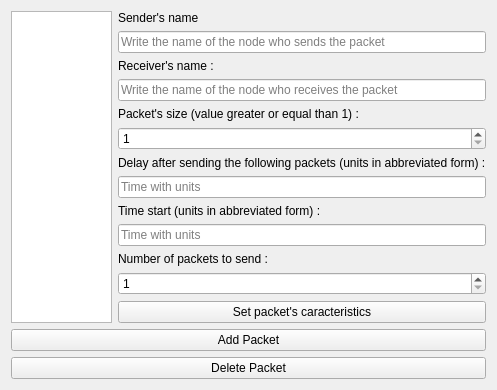
<?xml version="1.0" encoding="UTF-8"?>
<ui version="4.0">
 <class>secondTab</class>
 <widget class="QWidget" name="secondTab">
  <property name="geometry">
   <rect>
    <x>0</x>
    <y>0</y>
    <width>497</width>
    <height>324</height>
   </rect>
  </property>
  <property name="windowTitle">
   <string>Form</string>
  </property>
  <layout class="QVBoxLayout" name="verticalLayout_2">
   <item>
    <layout class="QHBoxLayout" name="horizontalLayout_2">
     <item>
      <widget class="QListWidget" name="listWidget2"/>
     </item>
     <item>
      <layout class="QVBoxLayout" name="verticalLayout">
       <item>
        <layout class="QVBoxLayout" name="verticalLayout_3">
         <item>
          <widget class="QLabel" name="label_name_sender">
           <property name="text">
            <string>Sender's name </string>
           </property>
          </widget>
         </item>
         <item>
          <widget class="QLineEdit" name="sender_name_line">
           <property name="placeholderText">
            <string>Write the name of the node who sends the packet</string>
           </property>
          </widget>
         </item>
        </layout>
       </item>
       <item>
        <layout class="QVBoxLayout" name="verticalLayout_4">
         <item>
          <widget class="QLabel" name="label_name_recv">
           <property name="text">
            <string>Receiver's name :</string>
           </property>
          </widget>
         </item>
         <item>
          <widget class="QLineEdit" name="recv_name_line">
           <property name="placeholderText">
            <string>Write the name of the node who receives the packet</string>
           </property>
          </widget>
         </item>
        </layout>
       </item>
       <item>
        <layout class="QVBoxLayout" name="verticalLayout_5">
         <item>
          <widget class="QLabel" name="label_psize">
           <property name="text">
            <string>Packet's size (value greater or equal than 1) :</string>
           </property>
          </widget>
         </item>
         <item>
          <widget class="QSpinBox" name="psize_sb">
           <property name="minimum">
            <number>1</number>
           </property>
           <property name="maximum">
            <number>1000000</number>
           </property>
          </widget>
         </item>
        </layout>
       </item>
       <item>
        <layout class="QVBoxLayout" name="verticalLayout_6">
         <item>
          <widget class="QLabel" name="label_delay_btw_pckts">
           <property name="text">
            <string>Delay after sending the following packets (units in abbreviated form) :</string>
           </property>
          </widget>
         </item>
         <item>
          <widget class="QLineEdit" name="delay_btw_pckts_line">
           <property name="placeholderText">
            <string>Time with units</string>
           </property>
          </widget>
         </item>
        </layout>
       </item>
       <item>
        <layout class="QVBoxLayout" name="verticalLayout_7">
         <item>
          <widget class="QLabel" name="label_time_start">
           <property name="text">
            <string>Time start (units in abbreviated form) :</string>
           </property>
          </widget>
         </item>
         <item>
          <widget class="QLineEdit" name="time_start_line">
           <property name="placeholderText">
            <string>Time with units</string>
           </property>
          </widget>
         </item>
        </layout>
       </item>
       <item>
        <widget class="QLabel" name="label_nb_pckts">
         <property name="text">
          <string>Number of packets to send :</string>
         </property>
        </widget>
       </item>
       <item>
        <widget class="QSpinBox" name="nb_pckts_sb">
         <property name="minimum">
          <number>1</number>
         </property>
         <property name="maximum">
          <number>1000</number>
         </property>
        </widget>
       </item>
       <item>
        <widget class="QPushButton" name="setPcktcarac">
         <property name="text">
          <string>Set packet's caracteristics</string>
         </property>
        </widget>
       </item>
      </layout>
     </item>
    </layout>
   </item>
   <item>
    <widget class="QPushButton" name="add2">
     <property name="text">
      <string>Add Packet</string>
     </property>
    </widget>
   </item>
   <item>
    <widget class="QPushButton" name="delete2">
     <property name="text">
      <string>Delete Packet</string>
     </property>
    </widget>
   </item>
  </layout>
 </widget>
 <resources/>
 <connections/>
</ui>
